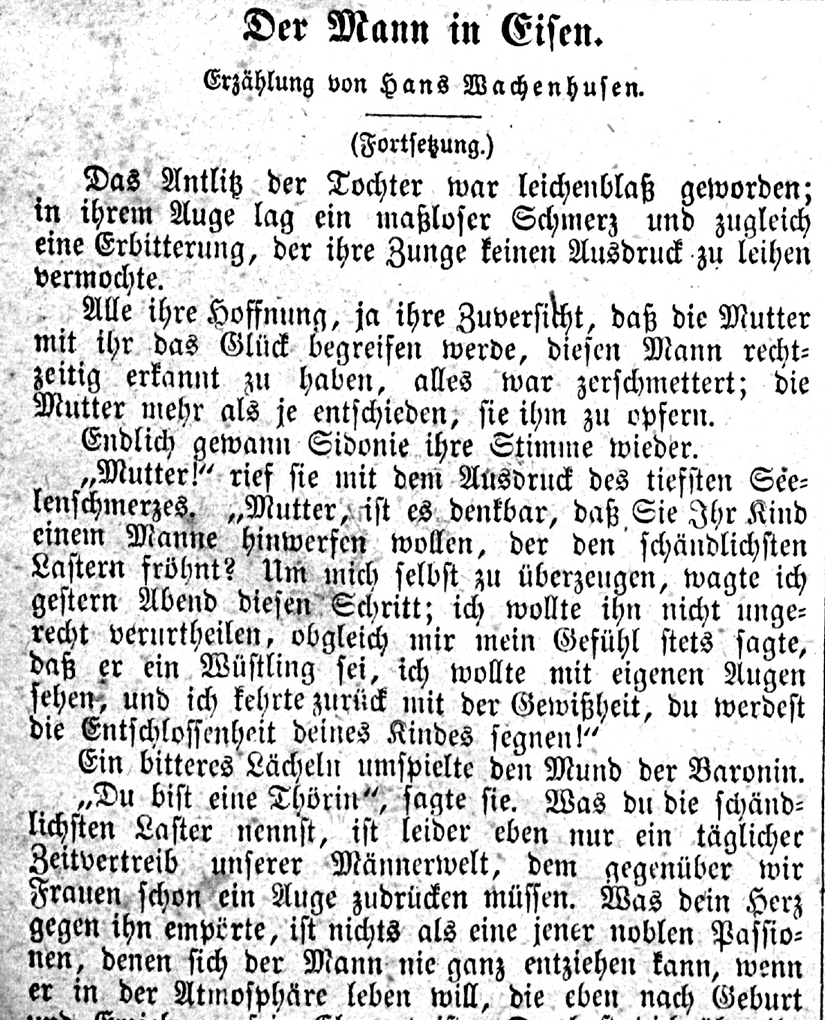
#> input picture Cv09_zadani/ascher_small.png, 825 x 1020 px
$ jupyter execute profiles.ipynb
#> lines starting #> are read from the running program, lines starting #| are printed output that depends on the picture
[cell 1]
import cv2
import numpy as np
from matplotlib import pyplot as plt

img = cv2.imread("ascher_small.png", cv2.IMREAD_GRAYSCALE)
#> img is the input picture: shape (1020, 825); min 0, max 255, mean 208.7
neg = cv2.bitwise_not(img)
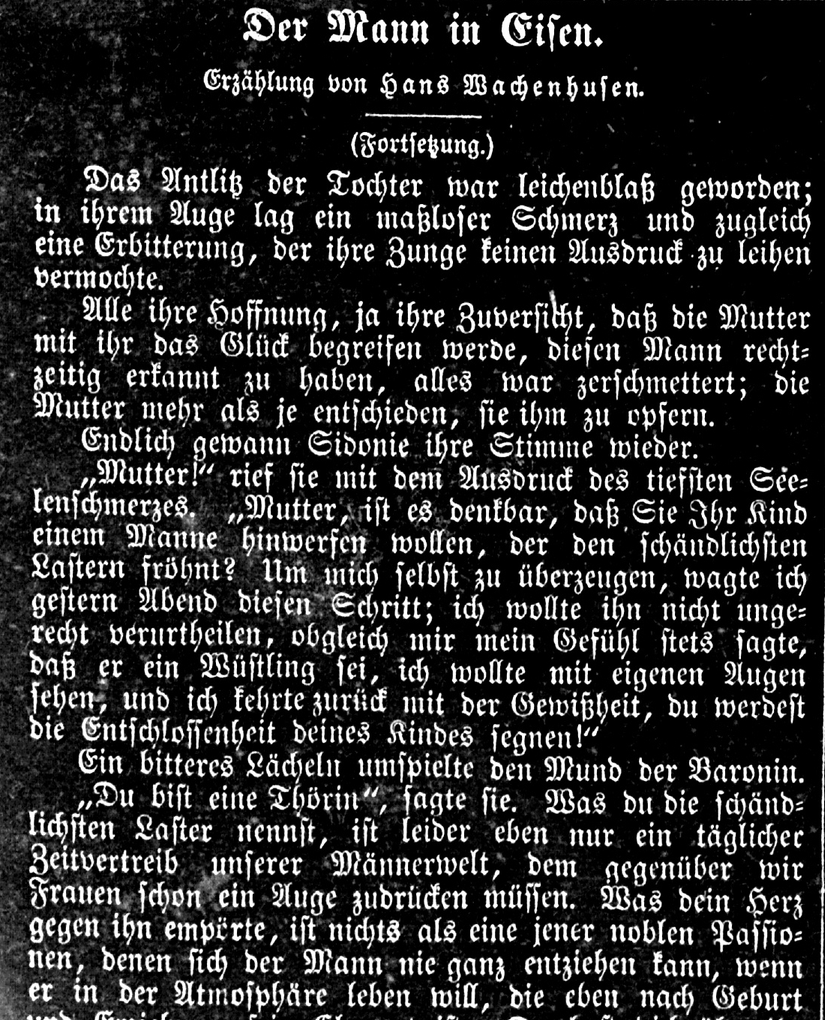
#> neg: shape (1020, 825); min 0, max 255, mean 46.3

def visualizeHistogram(histogram):
    hist = np.zeros((500, histogram.shape[0]))
    ratio = 500/np.max(histogram)
    for i in range(histogram.shape[0]):
        hist[0:int(histogram[i]*ratio),i] = 255
    return np.flip(hist)

[cell 2]
visu = cv2.cvtColor(cv2.bitwise_not(img), cv2.COLOR_GRAY2BGR)
